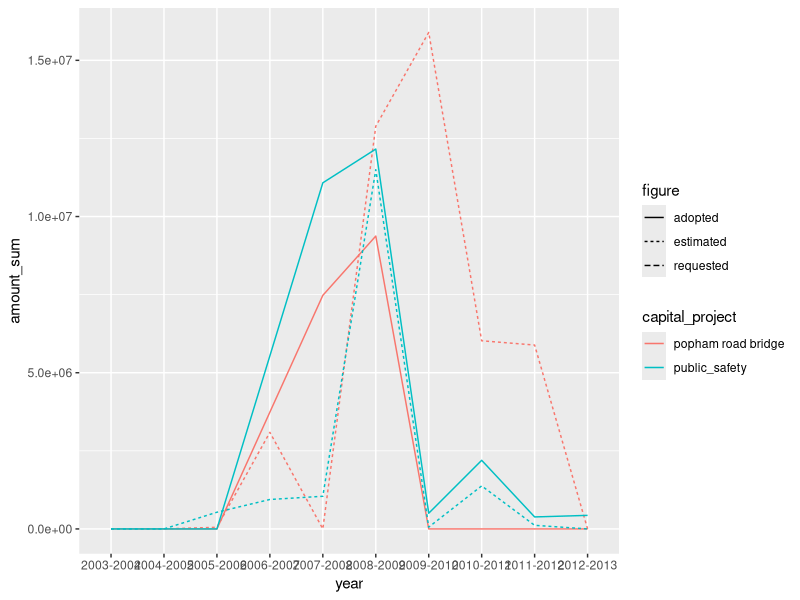

Here is the R script that generated this plot:
library(ggplot2)

cp <- read.csv('budget/capital_projects-adopted_estimated-sum.csv',
  sep = ',', strip.white = T
)[-4]

# Combine adopted and requested
levels(cp$figure)[3] <- levels(cp$figure)[1]

p <- ggplot(cp) + aes(x = year, y = amount_sum, group = paste(capital_project, figure), linetype = figure, color = capital_project) + geom_line()
